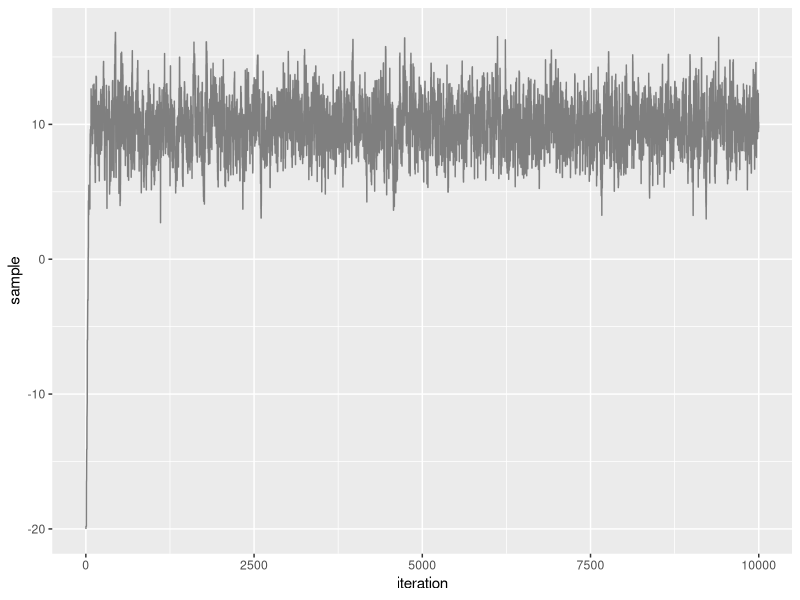
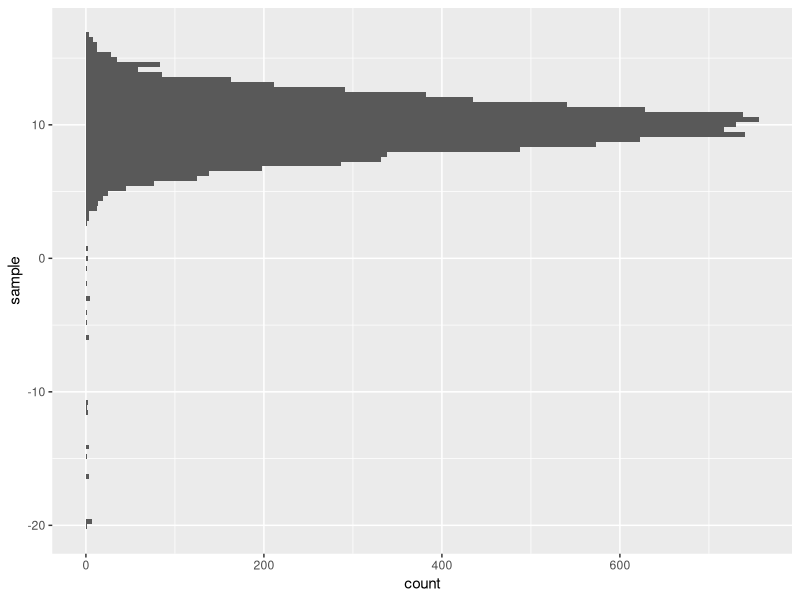
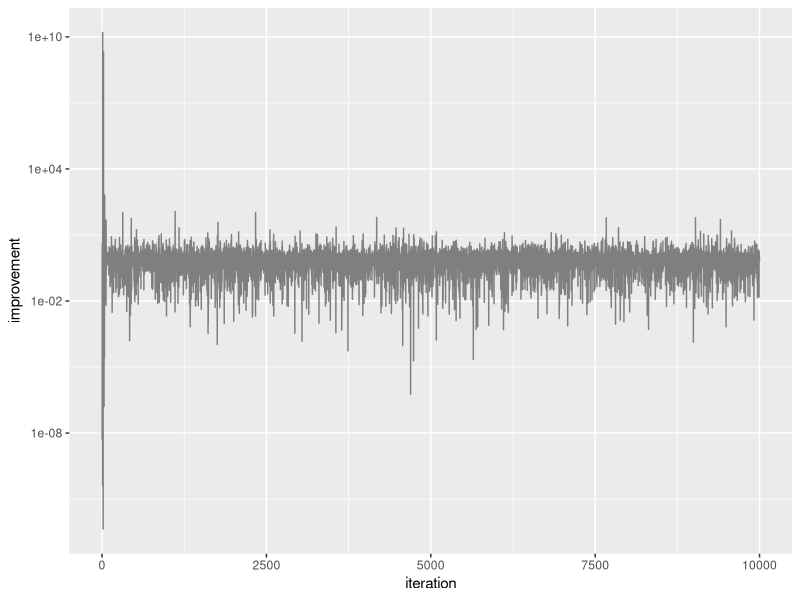
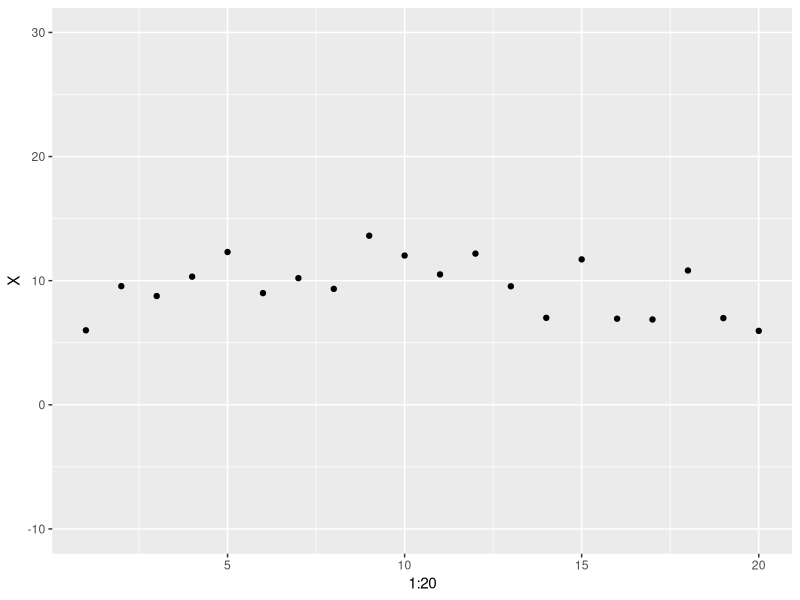
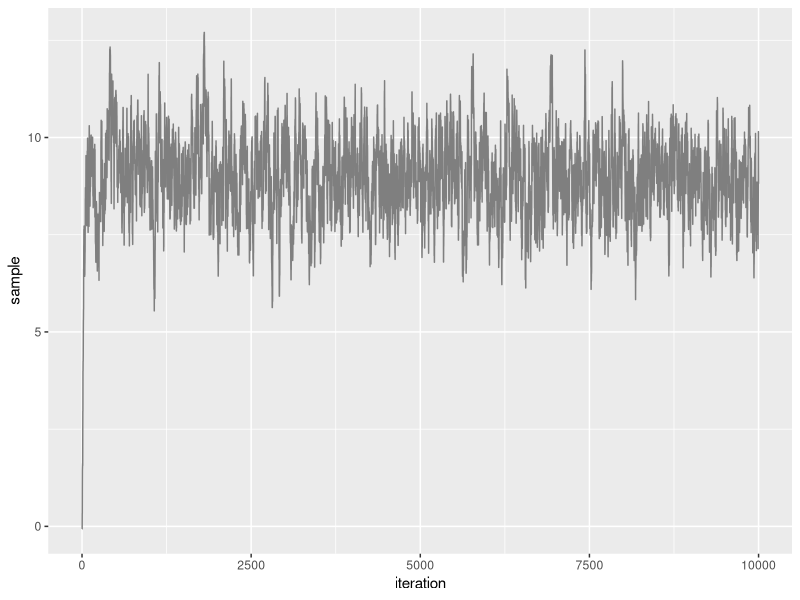
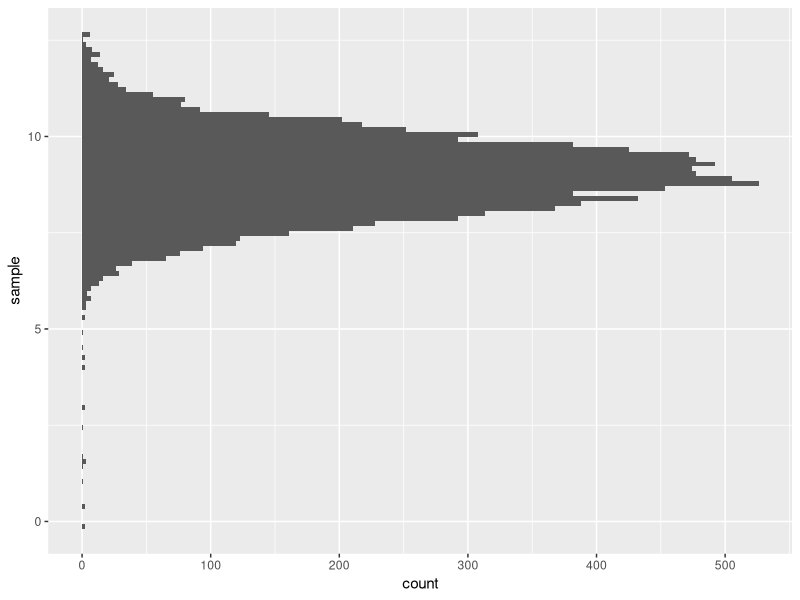
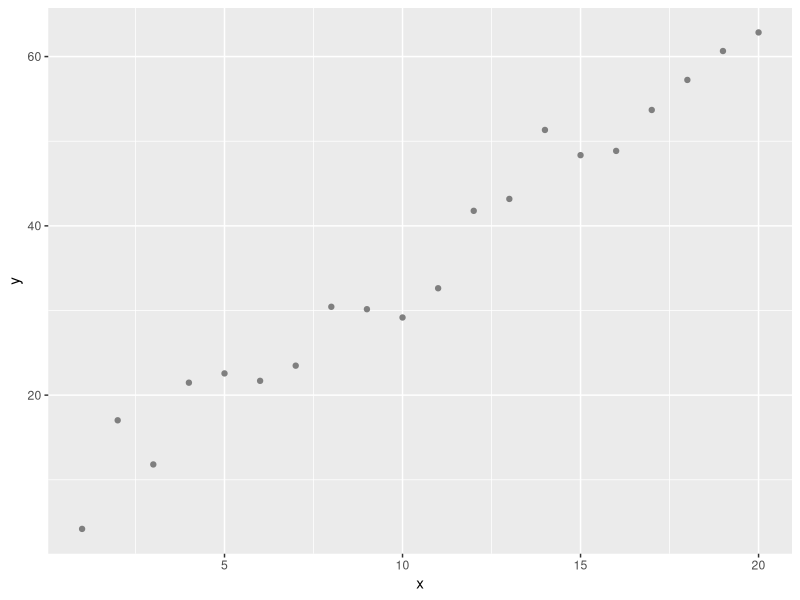
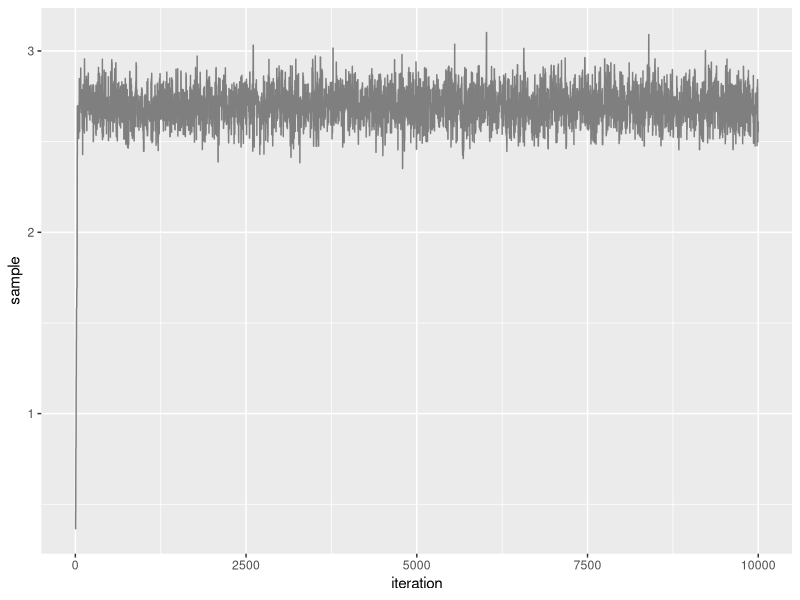

Reproduce these figures in R, in order.
## ---- chunk 1
library(tidyverse)
library(ggplot2)

model_pdf <- function(x, mu, sigma) exp(-0.5 * ((x - mu) / sigma)^2) / (sigma*sqrt(2*pi)) # probability density function
proposed <- function(x, sd) rnorm(n = 1, mean = x, sd = sd) # random variable generation

iterations = 1e4 # number of iterations
x <- -20 # starting value of the chain
sigma = 2
mu = 10
stored <- rep(NA, iterations)
improvement <- rep(NA, iterations)

for (i in 1:iterations) {
  x_i <- proposed(x, sigma) # 1
  improvement[i] <- model_pdf(x_i, mu, sigma) / model_pdf(x, mu, sigma) # 2
  ratio <- min(1, improvement[i]) # 3
  accept <- runif(1) < ratio # 4
  stored[i] <- ifelse(accept, x_i, x)
  x <- stored[i]
}

results_combined = data.frame(sample = stored, improvement = improvement, iteration = 1:iterations)

ggplot(data = results_combined, aes(x = iteration, y = sample)) + geom_line(colour = 'grey50')
ggplot(data = results_combined, aes(y=sample)) + geom_histogram(bins = 100)
ggplot(data = results_combined, aes(x = iteration, y = improvement)) + geom_line(colour = 'grey50') + scale_y_log10()
## ---- chunk 2
library(tidyverse)
library(ggplot2)

X <- rnorm(n = 20, mean = 10, sd = 4) # Our sample from the population (normal population with mean 10 and standard deviation 4)

qplot(x = 1:20, y = X) + expand_limits(y = c(-10, 30))

model_pdf <-  function(obs, mu, sigma) exp(-0.5*((obs-mu)/sigma)^2) / (sqrt(sigma^2*2*pi))

posterior_pdf <- function(x, mu, sigma, mu_prior, sigma_prior) model_pdf(x, mu, sigma) * model_pdf(mu, mu_prior, sigma_prior) # likelihood * prior

proposed <- function(mu, sd) rnorm(n = 1, mean = mu, sd = sd)

iterations = 1e4
mu <- 0 # start of the chain (slope)
sigma_proposed = 0.5 

sigma <- 5
mu_prior <- 7
sigma_prior <- 10 # standard deviation of the normal model used for the likelihood probability density function. Here we consider it as a nuisance parameter, namely, we do not aim to estimate it but we provide it to the model 
stored <- rep(NA, iterations)


for (i in 1:iterations) {
  mu_prime <- proposed(mu, sigma_proposed)
  
  i_posterior_p <- posterior_pdf(X, mu_prime, sigma, mu_prior, sigma_prior)
  i_posterior_p <- Reduce(`*`, i_posterior_p)
  
  previous_posterior_p <- posterior_pdf(X, mu, sigma, mu_prior, sigma_prior)
  previous_posterior_p <- Reduce(`*`, previous_posterior_p)
  
  improvement <- i_posterior_p / previous_posterior_p
  
  ratio <- min(1, improvement)
  accept <- runif(1) < ratio
  stored[i] <- ifelse(accept, mu_prime, mu)
  mu <- stored[i]
}

results_combined = data.frame(sample = stored, improvement = improvement, iteration = 1:iterations)

ggplot(data = results_combined, aes(x = iteration, y = sample)) + geom_line(colour = 'grey50')
ggplot(data = results_combined, aes(y=sample)) + geom_histogram(bins = 100)
## ---- chunk 3
library(tidyverse)
library(ggplot2)

population_b <- 3 # slope
dataset <- data.frame(x = 1:20, y = sapply(1:20, function(x) population_b * (x + rnorm(n = 1, mean = 1, sd = 1))))
ggplot(data = dataset, aes(x = x, y = y)) + geom_point(colour = 'grey50')

model_pdf <-  function(obs, mu, sigma) exp(-0.5*((obs-mu)/sigma)^2)/(sqrt(sigma^2*2*pi))

posterior_pdf <- function(y, x, b, sigma, b_prior, sigma_prior) model_pdf(y, b*x, sigma) * model_pdf(b, b_prior, sigma_prior) # likelihood * prior

proposed <- function(b, sd) rnorm(n = 1, mean = b, sd = sd)

iterations = 1e4
b <- 0 # start of the chain (slope)
sigma_proposed = 0.2 
sigma <- 10 # standard deviation of the normal model used for the likelihood probability density function. Here we consider it as a nuisance parameter, namely, we do not aim to estimate it but we provide it to the model 
b_prior <- 2.5 # prior belief of the slope 
sigma_prior <- 0.5 # standard deviation of the coefficient, not y!
stored <- rep(NA, iterations)


for (i in 1:iterations) {
  b_prime <- proposed(b, sigma_proposed)
  
  i_posterior_p <- posterior_pdf(dataset$y, dataset$x, b_prime, sigma, b_prior, sigma_prior)
  i_posterior_p <- Reduce(`*`, i_posterior_p)
  
  previous_posterior_p <- posterior_pdf(dataset$y, dataset$x, b, sigma, b_prior, sigma_prior)
  previous_posterior_p <- Reduce(`*`, previous_posterior_p)
  
  improvement <- i_posterior_p / previous_posterior_p
  
  ratio <- min(1, improvement)
  accept <- runif(1) < ratio
  stored[i] <- ifelse(accept, b_prime, b)
  b <- stored[i]
}

results_combined = data.frame(sample = stored, improvement = improvement, iteration = 1:iterations)

ggplot(data = results_combined, aes(x = iteration, y = sample)) + geom_line(colour = 'grey50')
ggplot(data = results_combined, aes(y=sample)) + geom_histogram(bins = 100)
## ---- chunk 4
library(tidyverse)
library(ggplot2)

population_b0 <- 20 # intercept
population_b1 <- 3 # slope

dataset <- data.frame(x = 1:20, 
                  y = sapply(1:20, function(x) population_b0 + population_b1 * (x+rnorm(n = 1, mean = 1, sd = 1)))
                  )
ggplot(data = dataset, aes(x = x, y = y)) + geom_point(colour = 'grey50') + expand_limits(y = 0)

model_pdf <-  function(obs, mu, sigma) exp(-0.5*((obs-mu)/sigma)^2) / (sqrt(sigma^2*2*pi))

posterior_pdf <- function(y, x, b0, b1, sigma, b0_prior, b1_prior, sigma0_prior, sigma1_prior) {
    log( model_pdf(y, b0 + b1 * x, sigma) ) + 
    log( model_pdf(b0, b0_prior, sigma0_prior) ) +
    log( model_pdf(b1, b1_prior, sigma1_prior) )
} # conversely to the example above, here we must take the log of the probabilities, otherwise with 3 probability products the results will be most likely always 0 

proposed <- function(b, sd) rnorm(n = 1, mean = b, sd = sd)

iterations = 1e4
b0 <- 10 # start of the chain (intercept)
b1 <- 1 # start of the chain (slope)
sigma_proposed_b0 = 2
sigma_proposed_b1 = 0.5

sigma <- 10 # standard deviation of the normal model used for the likelihood probability density function. Also in this case we provide it to the model and we do not estimate it
b0_prior <- 25 # prior belief of the intercept
b1_prior <- 2.5 # prior belief of the slope
sigma0_prior <- 10 # standard deviation of the intercept
sigma1_prior <- 2.5 # standard deviation of the slope

coef_b0 <- rep(NA, iterations)
coef_b1 <- rep(NA, iterations)

for (i in 1:iterations) {
  b0_prime <- proposed(b0, sigma_proposed_b0)
  b1_prime <- proposed(b1, sigma_proposed_b1)
  
  i_posterior_p <- posterior_pdf(dataset$y, dataset$x, b0_prime, b1_prime, sigma, b0_prior, b1_prior, sigma0_prior, sigma1_prior)
  i_posterior_p <- Reduce(`+`, i_posterior_p)
  
  previous_posterior_p <- posterior_pdf(dataset$y, dataset$x, b0, b1, sigma, b0_prior, b1_prior, sigma0_prior, sigma1_prior)
  previous_posterior_p <- Reduce(`+`, previous_posterior_p)
  
  improvement <- exp(i_posterior_p - previous_posterior_p)
  
  ratio <- min(1, improvement)
  
  accept <- runif(1) < ratio

  coef_b0[i] <- ifelse(accept, b0_prime, b0)
  coef_b1[i] <- ifelse(accept, b1_prime, b1)
  
  b0 <- coef_b0[i]
  b1 <- coef_b1[i]
}

results_combined = data.frame(b0 = coef_b0, b1 = coef_b1, improvement = improvement, iteration = 1:iterations)

ggplot(data = results_combined, aes(x = iteration, y = b0)) + geom_line(colour = 'grey50')
ggplot(data = results_combined, aes(y=b0)) + geom_histogram(bins = 100)

ggplot(data = results_combined, aes(x = iteration, y = b1)) + geom_line(colour = 'grey50')
ggplot(data = results_combined, aes(y=b1)) + geom_histogram(bins = 100)

ggplot(data = results_combined, aes(x = b0, y = b1)) + geom_line(colour = 'grey50')

## ---- chunk 5
b0 <- median(results_combined$b0)
b1 <- median(results_combined$b1)

ggplot(data = dataset, aes(x = x, y = y)) + geom_point(colour = 'grey50') + geom_abline(intercept = b0, slope = b1) + expand_limits(y = 0)
## ---- chunk 6
dataset$residuals <- dataset$y - (b0 + b1 * dataset$x)

ggplot(data = dataset, aes(x = x, y = residuals)) + geom_point(colour = 'grey50') + expand_limits(y = c(-20, 20))
## ---- chunk 7
library(tidyverse)
library(ggplot2)


model_pdf <- function(x, sigma) {
  exp(-0.5*((x-mu1)/sigma)^2) / (sigma*sqrt(2*sigma*pi)) + 
  exp(-0.5*((x-mu2)/sigma)^2) / (sigma*sqrt(2*sigma*pi)) 
}

proposed <- function(x, sd) rnorm(n = 1, mean = x, sd = sd)

iterations = 1e4 # number of iterations
x <- -20 # starting value of the chain
sigma = 2 
sigma_proposed = 10
mu1 = 10
mu2 = 40
stored <- rep(NA, iterations)
improvement <- rep(NA, iterations)


for (i in 1:iterations) {
  x_i <- proposed(x, sigma_proposed)
  improvement[i] <- model_pdf(x_i, sigma) / model_pdf(x,  sigma)
  ratio <- min(1, improvement[i])
  accept <- runif(1) < ratio
  stored[i] <- ifelse(accept, x_i, x)
  x <- stored[i]
}

results_combined = data.frame(sample = stored, improvement = improvement, iteration = 1:iterations)

ggplot(data = results_combined, aes(x = iteration, y = sample)) + geom_line(colour = 'grey50')
ggplot(data = results_combined, aes(y=sample)) + geom_histogram(bins = 100)
ggplot(data = results_combined, aes(x = iteration, y = improvement)) + geom_line(colour = 'grey50') + scale_y_log10()
## ---- chunk 8
library(tidyverse)
library(ggplot2)


model_pdf <- function(x, sigma) {
  exp(-0.5*((x-mu1)/sigma)^2) / (sigma*sqrt(2*sigma*pi)) + 
  exp(-0.5*((x-mu2)/sigma)^2) / (sigma*sqrt(2*sigma*pi)) 
}

proposed <- function(x, sd) rnorm(n = 1, mean = x, sd = sd)

iterations = 1e4 # number of iterations
x <- -20 # starting value of the chain
sigma = 2 
sigma_proposed = 3
mu1 = 10
mu2 = 40
stored <- rep(NA, iterations)
improvement <- rep(NA, iterations)


for (i in 1:iterations) {
  x_i <- proposed(x, sigma_proposed)
  improvement[i] <- model_pdf(x_i, sigma) / model_pdf(x,  sigma)
  ratio <- min(1, improvement[i])
  accept <- runif(1) < ratio
  stored[i] <- ifelse(accept, x_i, x)
  x <- stored[i]
}

results_combined = data.frame(sample = stored, improvement = improvement, iteration = 1:iterations)

ggplot(data = results_combined, aes(x = iteration, y = sample)) + geom_line(colour = 'grey50')
## ---- chunk 9
library(tidyverse)
library(ggplot2)


model_pdf <- function(x, sigma) {
  exp(-0.5*((x-mu1)/sigma)^2) / (sigma*sqrt(2*sigma*pi)) + 
  exp(-0.5*((x-mu2)/sigma)^2) / (sigma*sqrt(2*sigma*pi)) 
}

proposed <- function(x, sd) rnorm(n = 1, mean = x, sd = sd)

iterations = 1e4 # number of iterations
x <- 60 # starting value of the chain
sigma = 2 
sigma_proposed = 3
mu1 = 10
mu2 = 40
stored <- rep(NA, iterations)
improvement <- rep(NA, iterations)


for (i in 1:iterations) {
  x_i <- proposed(x, sigma_proposed)
  improvement[i] <- model_pdf(x_i, sigma) / model_pdf(x,  sigma)
  ratio <- min(1, improvement[i])
  accept <- runif(1) < ratio
  stored[i] <- ifelse(accept, x_i, x)
  x <- stored[i]
}

results_combined = data.frame(sample = stored, improvement = improvement, iteration = 1:iterations)

ggplot(data = results_combined, aes(x = iteration, y = sample)) + geom_line(colour = 'grey50')
## ---- chunk 10
set.seed(1)
X <- rnorm(n = 7, mean = 10, sd = 1.5) # Our sample from the population (normal population with mean 10 and standard deviation 4)
X
t.test(x = X, mu = 9)
## ---- chunk 11
library(tidyverse)
library(ggplot2)

model_pdf <-  function(obs, mu, sigma) exp(-0.5*((obs-mu)/sigma)^2) / (sqrt(sigma^2*2*pi))

posterior_pdf <- function(x, mu, sigma, mu_prior, sigma_prior) model_pdf(x, mu, sigma) * model_pdf(mu, mu_prior, sigma_prior) # likelihood * prior

proposed <- function(mu, sd) rnorm(n = 1, mean = mu, sd = sd)

iterations = 1e4
mu <- 0 # start of the chain (slope)
sigma_proposed = 0.5 

sigma <- 2
mu_prior <- 9.5 # we pick an uninformative (unbiased) prior, which is exactly in the middle of the 2 values of interest
sigma_prior <- 10
stored <- rep(NA, iterations)


for (i in 1:iterations) {
  mu_prime <- proposed(mu, sigma_proposed)
  
  i_posterior_p <- posterior_pdf(X, mu_prime, sigma, mu_prior, sigma_prior)
  i_posterior_p <- Reduce(`*`, i_posterior_p)
  
  previous_posterior_p <- posterior_pdf(X, mu, sigma, mu_prior, sigma_prior)
  previous_posterior_p <- Reduce(`*`, previous_posterior_p)
  
  improvement <- i_posterior_p / previous_posterior_p
  
  ratio <- min(1, improvement)
  accept <- runif(1) < ratio
  stored[i] <- ifelse(accept, mu_prime, mu)
  mu <- stored[i]
}

results_combined = data.frame(sample = stored, improvement = improvement, iteration = 1:iterations)

ggplot(data = results_combined, aes(x = iteration, y = sample)) + geom_line(colour = 'grey50')
ggplot(data = results_combined, aes(y=sample)) + geom_histogram(bins = 100)
## ---- chunk 12
median(results_combined$sample)
